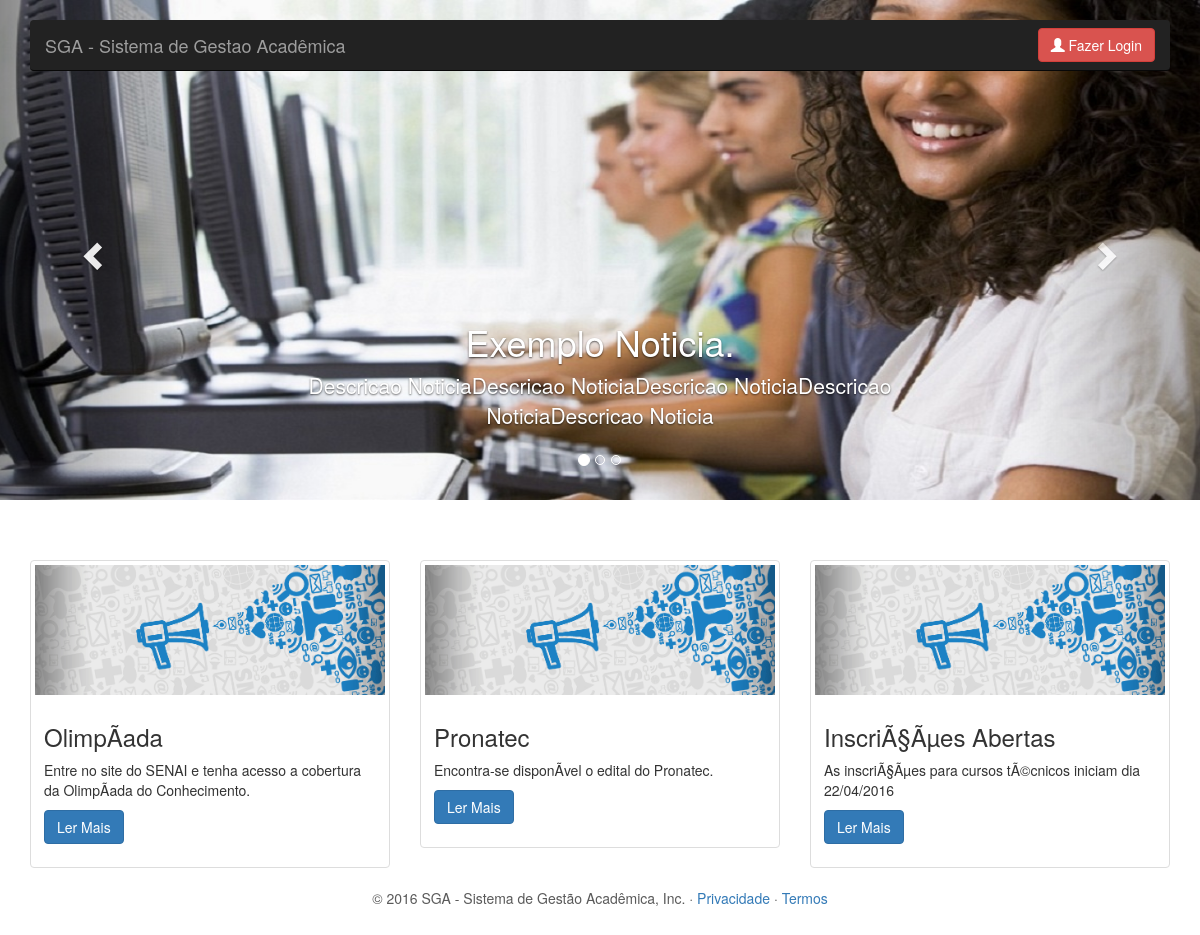
Before: / with the older database file.
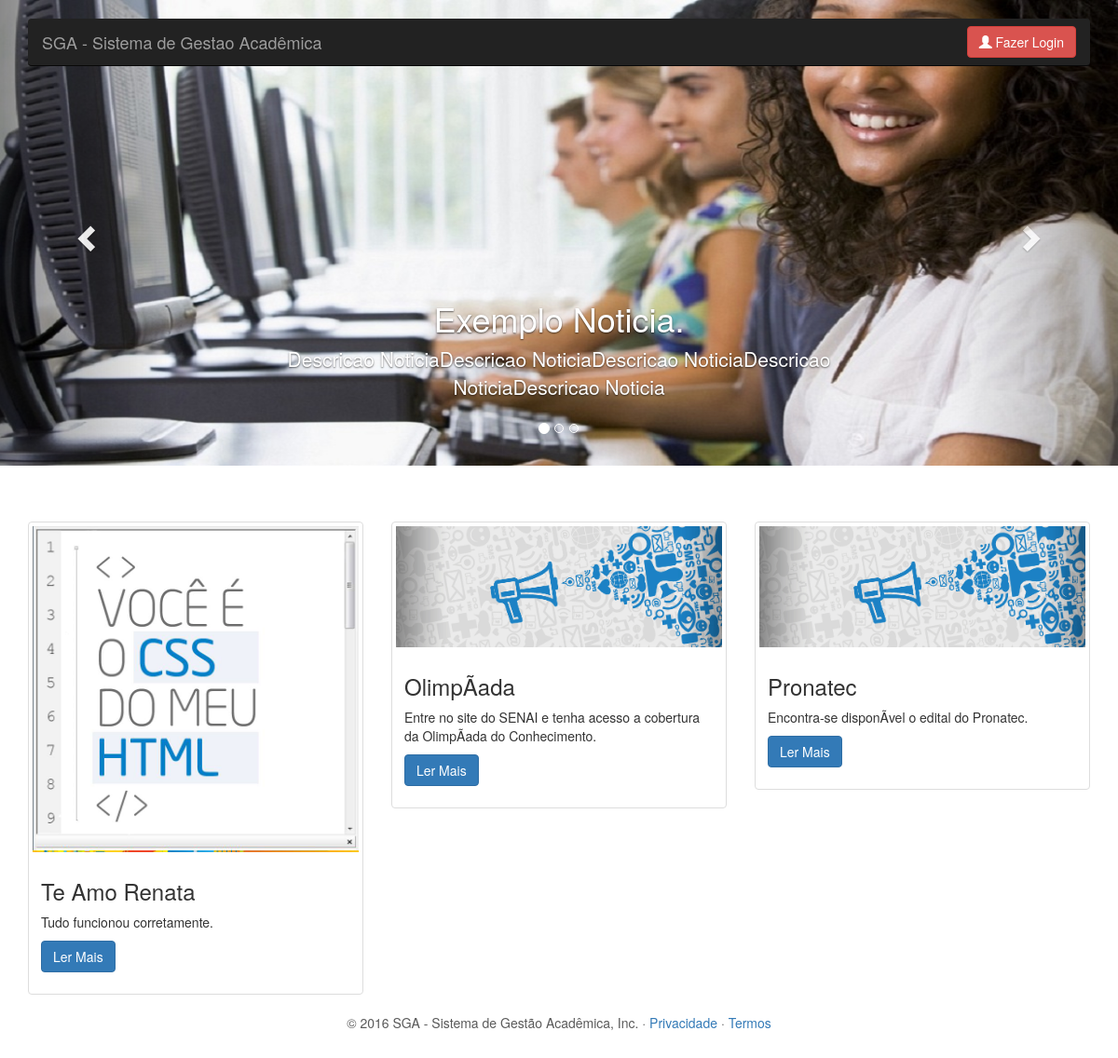
After: the same page with the newer database file.
### tables this page shows
CREATE TABLE IF NOT EXISTS `noticias` (
  `tit_noticia` varchar(25) NOT NULL,
  `desc_noticia` varchar(160) NOT NULL,
  `imagem` varchar(50) DEFAULT NULL,
  `cd_noticias` bigint(20) NOT NULL,
  `permissao` varchar(1) NOT NULL,
  `posicao` varchar(10) NOT NULL,
  `categoria` varchar(20) NOT NULL,
  `foto` varchar(300) NOT NULL
);

### classes/database.class.php (called while the page is built, shortened)
<?php
class Database {
  private $mysql;
  private $query;
  public function __construct() {
    $this->mysql = new mysqli('localhost', 'root','', 'sga');
  }
  protected function clearAttributes() {
    $not = array('last_query', 'operators', 'join_types');
    $attrs = get_object_vars($this);
  }
  public function result() {
    $data = array();
    if(!empty($this->query)) {
      while($result = mysqli_fetch_object($this->query)) {
        $data[] = (Object) array_map("utf8_encode", (Array) $result);
      }
    }
    return $data;
  }
  public function query($query, $escape = FALSE) {
    $escape = (!is_bool($escape)) ? TRUE : $escape;
    $this->query = $this->mysql->query($query);
    return $this;
  }
}

### classes/noticia.class.php (the view, shortened to what this page needs)
<?php
Class Noticia extends Funcoes {
  public function getNoticias() {
    $objetoSql = new Database();
    $resultado = $objetoSql->query('select * from noticias order by cd_noticias DESC limit 3')->result();
    if(count($resultado) > 0) {
      return $resultado;
    }else {
      return false;
    }
  }
  public function geraNoticia() {
    $noticias = $this->getNoticias();
    foreach ($noticias as $itens) { ?>
      <div class="col-sm-6 col-md-4">
        <div class="thumbnail">
          <img src="<?= (isset($itens->foto) && $itens->foto != '') ? 'uploads/noticias/'.$itens->foto : 'assets/imagens/news2.gif'; ?> " alt="...">
          <div class="caption">
            <h3><?= $itens->tit_noticia;?></h3>
            <p><?= $itens->desc_noticia;?></p>
            <p><a href="#" class="btn btn-primary" role="button">Ler Mais</a></p>
          </div>
        </div>
      </div>
    <?php
    }
  }
}

### index.php (shortened to what this page needs)
<?php
  include 'classes/noticia.class.php';
?>
<!DOCTYPE html>
<html lang="en">
  <head>
    <link href="assets/css/bootstrap.min.css" rel="stylesheet">
    <link href="assets/css/carousel.css" rel="stylesheet">
    <link href="assets/css/style.css" rel="stylesheet">
  </head>
  <body>
    <div class="navbar-wrapper">
      <div class="container">
        <nav class="navbar navbar-inverse navbar-static-top">
          <div class="container">
            <div class="navbar-header">
              <a class="navbar-brand" href="#">SGA - Sistema de Gestao Acadêmica</a>
            </div>
            <div id="navbar" class="navbar-collapse collapse">
              <a class="btn btn-danger pull-right margin-login" href="login.php"><span class="glyphicon glyphicon-user"></span> Fazer Login</a>
            </div>
          </div>
        </nav>
      </div>
    </div>
    <div id="myCarousel" class="carousel slide" data-ride="carousel">
      <ol class="carousel-indicators">
        <li data-target="#myCarousel" data-slide-to="0" class="active"></li>
        <li data-target="#myCarousel" data-slide-to="1"></li>
        <li data-target="#myCarousel" data-slide-to="2"></li>
      </ol>
      <div class="carousel-inner" role="listbox">
        <div class="item active">
          <img class="first-slide" src="assets/imagens/ela.jpg" alt="First slide">
          <div class="container">
            <div class="carousel-caption">
              <h1>Exemplo Noticia.</h1>
              <p>Descricao NoticiaDescricao NoticiaDescricao NoticiaDescricao NoticiaDescricao Noticia</p>
            </div>
          </div>
        </div>
      </div>
      <a class="left carousel-control" href="#myCarousel" role="button" data-slide="prev">
        <span class="glyphicon glyphicon-chevron-left" aria-hidden="true"></span>
      </a>
      <a class="right carousel-control" href="#myCarousel" role="button" data-slide="next">
        <span class="glyphicon glyphicon-chevron-right" aria-hidden="true"></span>
      </a>
    </div>
    <div class="container">
      <div class="row">
        <?php
          $objetoNoticia = new Noticia();
          $objetoNoticia->geraNoticia();
        ?>
      </div>
    </div>
    <footer class="text-center">
      <p>&copy; 2016 SGA - Sistema de Gestão Acadêmica, Inc. &middot; <a href="#">Privacidade</a> &middot; <a href="#">Termos</a></p>
    </footer>
  </body>
</html>

### assets/css/carousel.css (style rules this page uses)
body { padding-bottom: 40px; color: #5a5a5a; }
.navbar-wrapper { position: absolute; top: 0; right: 0; left: 0; z-index: 20; }
.navbar-wrapper > .container { padding-right: 0; padding-left: 0; }
.navbar-wrapper .navbar { padding-right: 15px; padding-left: 15px; }
.navbar-wrapper .navbar .container { width: auto; }
.carousel { height: 500px; margin-bottom: 60px; }
.carousel-caption { z-index: 10; }
.carousel .item { height: 500px; background-color: #777; }
.carousel-inner > .item > img { position: absolute; top: 0; left: 0; min-width: 100%; height: 500px; }
@media (min-width: 768px) { .navbar-wrapper { margin-top: 20px; } }
@media (min-width: 768px) { .navbar-wrapper .container { padding-right: 15px; padding-left: 15px; } }
@media (min-width: 768px) { .navbar-wrapper .navbar { padding-right: 0; padding-left: 0; } }
@media (min-width: 768px) { .navbar-wrapper .navbar { border-radius: 4px; } }
@media (min-width: 768px) { .carousel-caption p { margin-bottom: 20px; font-size: 21px; line-height: 1.4; } }

### assets/css/style.css (style rules this page uses)
.margin-login { margin-top: 8px; }

Changed rows visible on the page:
no longer on this page (row edited): noticias: tit_noticia "InscriÃ§Ãµes Abertas", desc_noticia "As inscriÃ§Ãµes para cursos tÃ©cnicos iniciam dia 22/04/2016"
added noticias: foto (picture), tit_noticia "Te Amo Renata", desc_noticia "Tudo funcionou corretamente."
